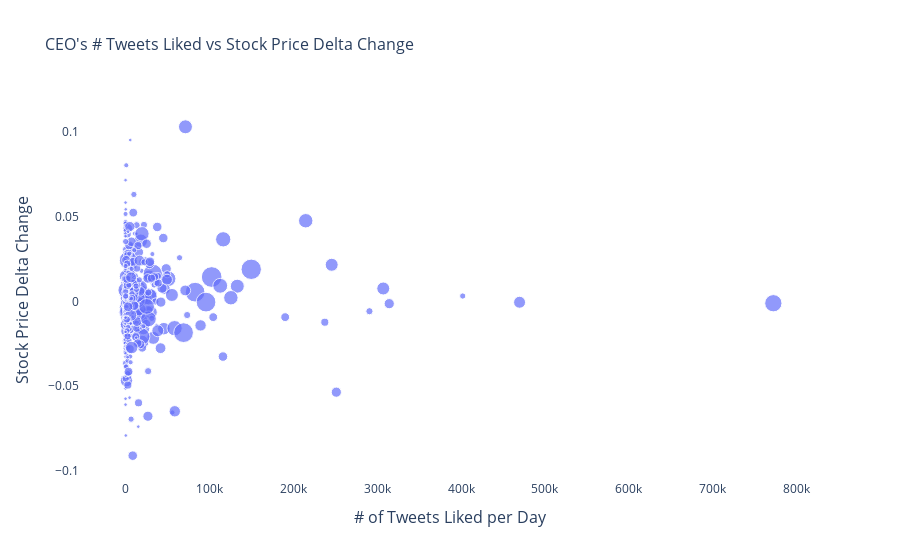

The notebook cell saved with this chart:
### Code cell
fig = go.Figure()
_ = fig.add_trace(go.Scatter(
    x= df_stock_tweets['Agg_favorite'],
    y= df_stock_tweets['Price_delta'],
    mode="markers",
    marker={"size": df_stock_tweets['Agg_count'], "sizemode": "area",
                                    "sizeref": 2*max(df_stock_tweets['Agg_count']/1000)},
    hovertemplate= "Number of Tweets Liked per Day: %{x:.1f}<br>" +
    "Stock Price Change: %{y:.1f}<br>" +
    "Number of Tweets: %{marker.size:,}" +
    "<extra></extra>"
))
fig.update_layout(
    plot_bgcolor="white",
    yaxis={"title": {"text": "Stock Price Delta Change", "font": {"size": 16}}},
    xaxis={"title": {"text": "# of Tweets Liked per Day", "font": {"size": 16}}},
    # hovermode="x",
    title={'text': "CEO's # Tweets Liked vs Stock Price Delta Change", "font": {"size": 16}}
)
fig.show()

### Figure 1 — Plotly figure (JSON) as saved in the notebook; plotly's stock layout.template omitted (floating-point values rounded to 4 significant figures; data arrays with more than 128 entries replaced by an {"elided": "..."} marker saying what was removed)
{"data": [{"hovertemplate": "Number of Tweets Liked per Day: %{x:.1f}<br>Stock Price Change: %{y:.1f}<br>Number of Tweets: %{marker.size:,}<extra></extra>", "marker": {"size": {"elided": "711 int values"}, "sizemode": "area", "sizeref": 0.154}, "mode": "markers", "type": "scatter", "x": {"elided": "711 int values"}, "y": {"elided": "711 float values"}}], "layout": {"autosize": true, "plot_bgcolor": "white", "title": {"font": {"size": 16}, "text": "CEO's # Tweets Liked vs Stock Price Delta Change"}, "xaxis": {"autorange": true, "range": [-52270.0, 825600.0], "title": {"font": {"size": 16}, "text": "# of Tweets Liked per Day"}, "type": "linear"}, "yaxis": {"autorange": true, "range": [-0.1096, 0.125], "title": {"font": {"size": 16}, "text": "Stock Price Delta Change"}, "type": "linear"}}}
